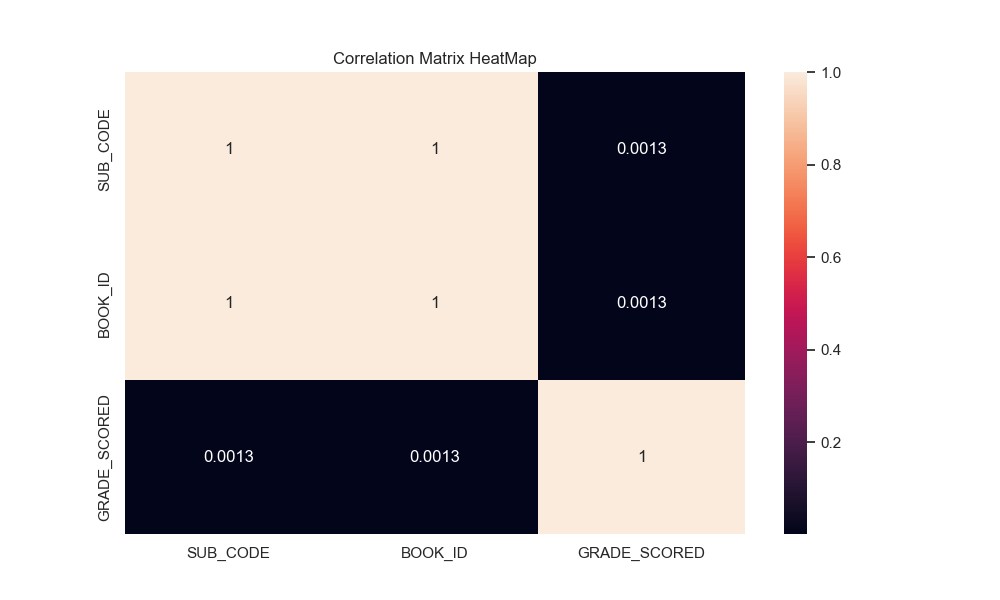

Write Python code to recreate this figure.
"""
Program 11
------------------------------------------------------------------------------------------------------------------------------
Create a csv file called "books.csv" with synthesized data set having the following columns: 
Student usn, semester-number, sub-code, subject name, book referred, book-id, grade scored.
    1. Use exception handling for file operations.
        i. Read the csv file content into local variables for accessing them in python
        ii. Extract only sem-number, sub-code, book-id and grade scored and store in another CSV file called "extracted- books.csv".
        iii. Note: When you write into the "extracted-books.csv", file Convert grade code to number (Sgrade-9, A grade-8,etc) 
            and update into the file
    2. Analyse the coorelation between sem-number, sub-code, book-id and grade scored
        i. Convert the data set in required format to perform association rule mining an analyse the output
        ii. Convert the data set in required format to Perform the collaboration filtering over the data set.
"""

import csv
from faker import Faker
import random
from tqdm import tqdm

import pandas as pd
import seaborn as sns
import matplotlib.pyplot as plt

from mlxtend.frequent_patterns import association_rules, apriori
from surprise import Dataset, Reader, SVD

from warnings import filterwarnings
filterwarnings("ignore")

subjects = ["Maths", "ADBMS", "AIML", "VR", "IoT", "RMI"]

books = ["Advanced Mathematics", "Database Concepts", "AI & ML", "Virtual Reality", "IoT and its applications", "Reseach Methodology & IPR"]

def generate_books(filename: str, num_records: int) -> list:
    fake = Faker()

    data = []
    for _ in tqdm(range(num_records)):
        sem = 1
        sub = random.choice(subjects)
        sub_index = subjects.index(sub)
        sub_code = f"MCS{sem}{sub_index+1}"
        year_of_studying = 1 if sem in [1, 2] else 2
        usn = f"1MS{24-year_of_studying}CS{fake.random_int(min=1, max=10000)}"

        book_ref = books[sub_index]
        book_id = f"BID0{books.index(book_ref)+1}"

        grade = random.choice(["A", "B", "C", "D", "S"])

        data.append([usn, sem, sub_code, sub, book_ref, book_id, grade])

    with open(filename, 'w', newline='') as csvfile:
        writer = csv.writer(csvfile)
        writer.writerow(['USN', 'SEM', 'SUB_CODE', 'SUBJECT_NAME', 'BOOK_REFERRED', "BOOK_ID", "GRADE_SCORED"])
        writer.writerows(data)

    return data


def replace_grades_to_num(df):
    df["GRADE_SCORED"].replace("S", 9, inplace=True)
    df["GRADE_SCORED"].replace("A", 8, inplace=True)
    df["GRADE_SCORED"].replace("B", 7, inplace=True)
    df["GRADE_SCORED"].replace("C", 6, inplace=True)
    df["GRADE_SCORED"].replace("D", 5, inplace=True)

    return df


def association_rule_mining(df) -> None:
    data = df.copy()

    data_binary = data.applymap(lambda x: 1 if x > 0 else 0)

    frequent_itemsets = apriori(data_binary, min_support=0.1, use_colnames=True)

    association_rules_df = association_rules(frequent_itemsets, metric="confidence", min_threshold=0.7)

    print(f"Association Rules between SEM NUMBER, SUB-CODE, BOOK ID & GRADE SCORED:")
    print(association_rules_df)
    print()

    pd.set_option('display.max_columns', None)
    pd.set_option('display.max_rows', None)

    association_rules_df.to_excel(f'association_rules_sem_subcode_bookid_grade.xlsx', index=False)


def collaboration_filtering(df, sub_code: str) -> None:
    df_ratings = df.copy()

    reader = Reader(rating_scale=(8, 10))

    dataset = Dataset.load_from_df(metadata[["SUB_CODE", 'BOOK_ID', 'GRADE_SCORED']], reader)

    model = SVD()
    trainset = dataset.build_full_trainset()
    model.fit(trainset)

    items_to_ignore = df_ratings[df_ratings['SUB_CODE'] == sub_code]['BOOK_ID']  
    unrated_items = df_ratings[~df_ratings['BOOK_ID'].isin(items_to_ignore)]['BOOK_ID'].unique() 

    testset = [(0, book_id, 0) for book_id in unrated_items]

    predictions = model.test(testset)

    sorted_predictions = sorted(predictions, key=lambda x: x.est, reverse=True)

    top_recommendations = [(pred.iid, pred.est) for pred in sorted_predictions[:10]]

    print(f"Top recommendations for subject code {sub_code}:")
    for book_id, predicted_rating in top_recommendations:
        print(f"Book ID: {book_id}, Predicted Rating: {predicted_rating}")


dataset_file = 'books.csv'
books_data = generate_books(dataset_file, 100000)

books_data[:10]

df = pd.read_csv(dataset_file)

extracted = df[["SEM", "SUB_CODE", "BOOK_ID", "GRADE_SCORED"]]
extracted = replace_grades_to_num(extracted)

extracted.to_csv("extracted-books.csv", index=False)

extracted_unit = pd.read_csv("extracted-books.csv", index_col=0)

for i, col in enumerate(["SUB_CODE", "BOOK_ID"]):
    if i == 0:
        for val in extracted[col]:
            extracted_unit[col].replace(val, int(val[-1]), inplace=True)
    else:
        for val in extracted[col]:
            extracted_unit[col].replace(val, int(val[-1]), inplace=True)


correlation = extracted_unit.corr()
sns.set(rc = {'figure.figsize':(10, 6)})
sns.heatmap(correlation, annot=True)
plt.title("Correlation Matrix HeatMap")
plt.show()

association_rule_mining(extracted_unit)

metadata = pd.read_csv("books.csv", low_memory=False)
metadata = replace_grades_to_num(metadata)

collaboration_filtering(metadata, "MSC11")
